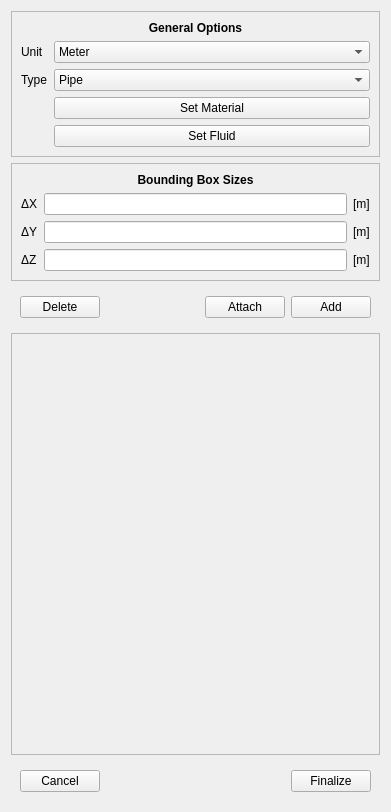
<?xml version="1.0" encoding="UTF-8"?>
<ui version="4.0">
 <class>Form</class>
 <widget class="QWidget" name="Form">
  <property name="geometry">
   <rect>
    <x>0</x>
    <y>0</y>
    <width>391</width>
    <height>812</height>
   </rect>
  </property>
  <property name="windowTitle">
   <string>Form</string>
  </property>
  <layout class="QVBoxLayout" name="verticalLayout_4">
   <item>
    <widget class="QFrame" name="general_options">
     <property name="frameShape">
      <enum>QFrame::StyledPanel</enum>
     </property>
     <property name="frameShadow">
      <enum>QFrame::Raised</enum>
     </property>
     <layout class="QVBoxLayout" name="verticalLayout">
      <item>
       <widget class="QLabel" name="general_options_label">
        <property name="font">
         <font>
          <weight>75</weight>
          <bold>true</bold>
         </font>
        </property>
        <property name="text">
         <string>General Options</string>
        </property>
        <property name="alignment">
         <set>Qt::AlignCenter</set>
        </property>
       </widget>
      </item>
      <item>
       <layout class="QGridLayout" name="gridLayout_2">
        <item row="0" column="1">
         <widget class="QComboBox" name="unit_combobox">
          <property name="sizePolicy">
           <sizepolicy hsizetype="Expanding" vsizetype="Fixed">
            <horstretch>0</horstretch>
            <verstretch>0</verstretch>
           </sizepolicy>
          </property>
          <item>
           <property name="text">
            <string>Meter</string>
           </property>
          </item>
          <item>
           <property name="text">
            <string>Milimeter</string>
           </property>
          </item>
          <item>
           <property name="text">
            <string>Inch</string>
           </property>
          </item>
         </widget>
        </item>
        <item row="1" column="0">
         <widget class="QLabel" name="structure_type_label">
          <property name="text">
           <string>Type</string>
          </property>
         </widget>
        </item>
        <item row="0" column="0">
         <widget class="QLabel" name="unit_label">
          <property name="text">
           <string>Unit</string>
          </property>
         </widget>
        </item>
        <item row="1" column="1">
         <widget class="QComboBox" name="structure_combobox">
          <property name="sizePolicy">
           <sizepolicy hsizetype="Expanding" vsizetype="Fixed">
            <horstretch>0</horstretch>
            <verstretch>0</verstretch>
           </sizepolicy>
          </property>
          <item>
           <property name="text">
            <string>Pipe</string>
           </property>
          </item>
          <item>
           <property name="text">
            <string>Point</string>
           </property>
          </item>
          <item>
           <property name="text">
            <string>Flange</string>
           </property>
          </item>
          <item>
           <property name="text">
            <string>Valve</string>
           </property>
          </item>
          <item>
           <property name="text">
            <string>Expansion Joint</string>
           </property>
          </item>
          <item>
           <property name="text">
            <string>Reducer</string>
           </property>
          </item>
          <item>
           <property name="text">
            <string>Circular Beam</string>
           </property>
          </item>
          <item>
           <property name="text">
            <string>Rectangular Beam</string>
           </property>
          </item>
          <item>
           <property name="text">
            <string>I-Beam</string>
           </property>
          </item>
          <item>
           <property name="text">
            <string>T-Beam</string>
           </property>
          </item>
          <item>
           <property name="text">
            <string>C-Beam</string>
           </property>
          </item>
         </widget>
        </item>
        <item row="2" column="1">
         <widget class="QPushButton" name="set_material_button">
          <property name="text">
           <string>Set Material</string>
          </property>
         </widget>
        </item>
        <item row="3" column="1">
         <widget class="QPushButton" name="set_fluid_button">
          <property name="text">
           <string>Set Fluid</string>
          </property>
         </widget>
        </item>
       </layout>
      </item>
     </layout>
    </widget>
   </item>
   <item>
    <widget class="QFrame" name="sizes_widget">
     <property name="frameShape">
      <enum>QFrame::StyledPanel</enum>
     </property>
     <property name="frameShadow">
      <enum>QFrame::Raised</enum>
     </property>
     <layout class="QVBoxLayout" name="verticalLayout_3">
      <item>
       <widget class="QLabel" name="sizes_coords_label">
        <property name="font">
         <font>
          <weight>75</weight>
          <bold>true</bold>
         </font>
        </property>
        <property name="text">
         <string>Bounding Box Sizes</string>
        </property>
        <property name="alignment">
         <set>Qt::AlignCenter</set>
        </property>
       </widget>
      </item>
      <item>
       <layout class="QGridLayout" name="gridLayout">
        <item row="1" column="0">
         <widget class="QLabel" name="dx_label">
          <property name="text">
           <string>ΔX</string>
          </property>
         </widget>
        </item>
        <item row="4" column="3">
         <widget class="QLabel" name="unity_z_label">
          <property name="text">
           <string>[m]</string>
          </property>
         </widget>
        </item>
        <item row="3" column="0">
         <widget class="QLabel" name="dy_label">
          <property name="text">
           <string>ΔY</string>
          </property>
         </widget>
        </item>
        <item row="3" column="2">
         <widget class="QLineEdit" name="y_line_edit"/>
        </item>
        <item row="1" column="3">
         <widget class="QLabel" name="unity_x_label">
          <property name="text">
           <string>[m]</string>
          </property>
         </widget>
        </item>
        <item row="4" column="2">
         <widget class="QLineEdit" name="z_line_edit"/>
        </item>
        <item row="3" column="3">
         <widget class="QLabel" name="unity_y_label">
          <property name="text">
           <string>[m]</string>
          </property>
         </widget>
        </item>
        <item row="4" column="0">
         <widget class="QLabel" name="dz_label">
          <property name="text">
           <string>ΔZ</string>
          </property>
         </widget>
        </item>
        <item row="1" column="2">
         <widget class="QLineEdit" name="x_line_edit"/>
        </item>
       </layout>
      </item>
     </layout>
    </widget>
   </item>
   <item>
    <widget class="QFrame" name="remove_attach_add_frame">
     <property name="frameShape">
      <enum>QFrame::NoFrame</enum>
     </property>
     <property name="frameShadow">
      <enum>QFrame::Raised</enum>
     </property>
     <layout class="QHBoxLayout" name="horizontalLayout">
      <item>
       <widget class="QPushButton" name="delete_button">
        <property name="text">
         <string>Delete</string>
        </property>
        <property name="shortcut">
         <string>Del</string>
        </property>
       </widget>
      </item>
      <item>
       <spacer name="horizontalSpacer">
        <property name="orientation">
         <enum>Qt::Horizontal</enum>
        </property>
        <property name="sizeHint" stdset="0">
         <size>
          <width>40</width>
          <height>20</height>
         </size>
        </property>
       </spacer>
      </item>
      <item>
       <widget class="QPushButton" name="attach_button">
        <property name="text">
         <string>Attach</string>
        </property>
       </widget>
      </item>
      <item>
       <widget class="QPushButton" name="add_button">
        <property name="text">
         <string>Add</string>
        </property>
        <property name="shortcut">
         <string>Return</string>
        </property>
       </widget>
      </item>
     </layout>
    </widget>
   </item>
   <item>
    <widget class="QStackedWidget" name="options_stack_widget">
     <property name="frameShape">
      <enum>QFrame::StyledPanel</enum>
     </property>
     <property name="frameShadow">
      <enum>QFrame::Raised</enum>
     </property>
     <property name="currentIndex">
      <number>0</number>
     </property>
     <widget class="QWidget" name="empty_widget">
      <layout class="QVBoxLayout" name="verticalLayout_5"/>
     </widget>
     <widget class="QWidget" name="page_2"/>
    </widget>
   </item>
   <item>
    <widget class="QFrame" name="frame">
     <property name="frameShape">
      <enum>QFrame::NoFrame</enum>
     </property>
     <property name="frameShadow">
      <enum>QFrame::Raised</enum>
     </property>
     <layout class="QHBoxLayout" name="horizontalLayout_2">
      <item>
       <widget class="QPushButton" name="cancel_button">
        <property name="text">
         <string>Cancel</string>
        </property>
       </widget>
      </item>
      <item>
       <spacer name="horizontalSpacer_2">
        <property name="orientation">
         <enum>Qt::Horizontal</enum>
        </property>
        <property name="sizeHint" stdset="0">
         <size>
          <width>40</width>
          <height>20</height>
         </size>
        </property>
       </spacer>
      </item>
      <item>
       <widget class="QPushButton" name="finalize_button">
        <property name="text">
         <string>Finalize</string>
        </property>
        <property name="shortcut">
         <string>Ctrl+Return</string>
        </property>
       </widget>
      </item>
     </layout>
    </widget>
   </item>
  </layout>
  <action name="select_all_action">
   <property name="text">
    <string>Select All</string>
   </property>
   <property name="shortcut">
    <string>Ctrl+A</string>
   </property>
  </action>
 </widget>
 <tabstops>
  <tabstop>unit_combobox</tabstop>
  <tabstop>structure_combobox</tabstop>
  <tabstop>x_line_edit</tabstop>
  <tabstop>y_line_edit</tabstop>
  <tabstop>z_line_edit</tabstop>
  <tabstop>delete_button</tabstop>
  <tabstop>attach_button</tabstop>
  <tabstop>add_button</tabstop>
 </tabstops>
 <resources/>
 <connections/>
</ui>
